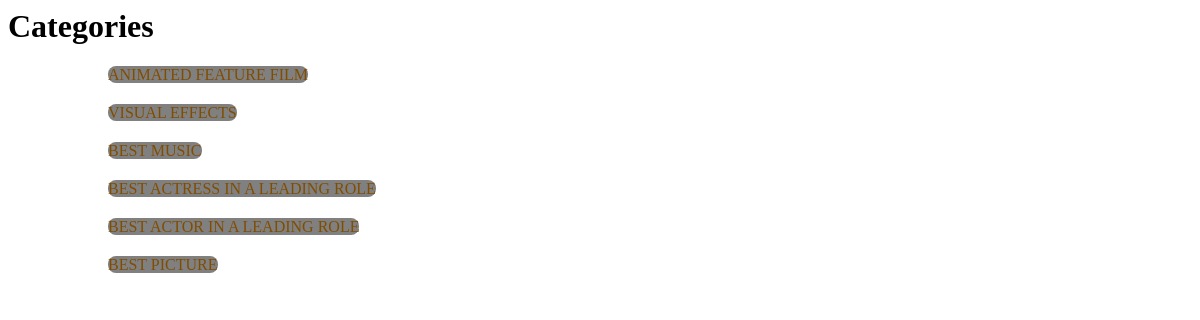
Screenshot of /polls/ with the database file from the repository.
### polls/models.py (models this page shows, shortened)
class Question(models.Model):
    question_text = models.CharField(max_length=200)
    pub_date = models.DateTimeField('date published')

### polls/views.py (the view)
# urls.py: path('', views.IndexView.as_view(), name='index'),
class IndexView(generic.ListView):
    template_name = 'polls/index.html'
    context_object_name = 'latest_question_list'
    def get_queryset(self):
        return Question.objects.filter(pub_date__lte=timezone.now()).order_by('-pub_date')[:10]

### polls/templates/polls/index.html
{% load static %}
<link rel="stylesheet" href="{% static 'polls/style.css' %}">
<h1>Categories</h1>
<ul>
{% if latest_question_list%}
    <ul>
    {% for question in latest_question_list %}
        <li> <a href="{% url 'polls:detail' question.id %}">{{ question.question_text }}</a></li>
    {% endfor %}
    </ul>
{% else %}
    <p>No polls available</p>
{% endif %}
</ul>

### polls/static/polls/style.css (style rules this page uses)
li { list-style: none; margin: 20px; }
li a { color: rgb(128, 77, 0); text-decoration: none; border-radius: 8px; background-color: grey; }

### rows the page displays
Question: question_text "ANIMATED FEATURE FILM"
Question: question_text "VISUAL EFFECTS"
Question: question_text "BEST MUSIC"
Question: question_text "BEST ACTRESS IN A LEADING ROLE"
Question: question_text "BEST ACTOR IN A LEADING ROLE"
Question: question_text "BEST PICTURE"
